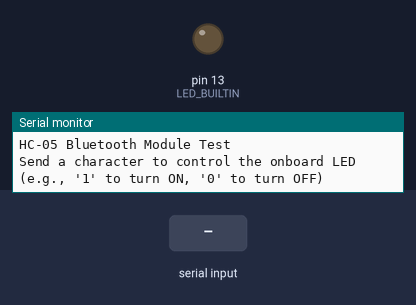
This sketch was run on a simulated Arduino Uno, built with avr-gcc and run on an emulated ATmega328P. On the bench: output pins drawn as LEDs (lit = HIGH), the last lines printed to the serial monitor. The inputs (shaded band) are chosen by the test bench.

Above: at 1.2 s.
1.3 s: "1" received over the second serial link
At 2.5 s:
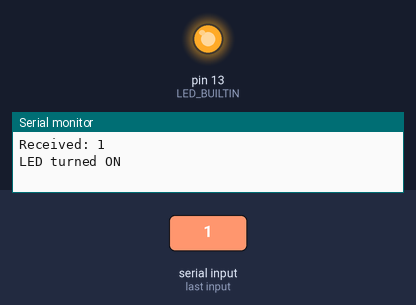
2.8 s: "0" received over the second serial link
At 3.6 s:
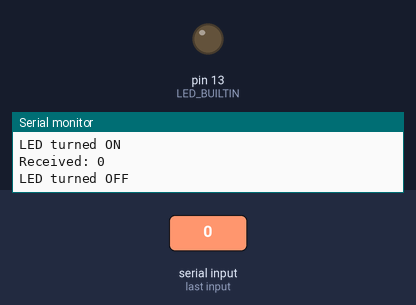
Timing chart, 0 to 5.8 s (numbered marks = the images above; inputs shaded):
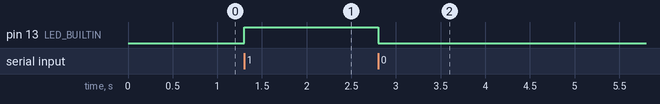

The sketch:

38_bluetooth_hc05.ino
```cpp
// Project 38: Bluetooth HC-05 Module
// This project demonstrates how to communicate between an Arduino and a smartphone
// using the HC-05 Bluetooth module.

#include <SoftwareSerial.h>

// Initialize SoftwareSerial on pins 10 (RX) and 11 (TX)
SoftwareSerial BTSerial(10, 11);

void setup() {
  // Start the hardware serial port
  Serial.begin(9600);
  Serial.println("HC-05 Bluetooth Module Test");
  Serial.println("Send a character to control the onboard LED (e.g., '1' to turn ON, '0' to turn OFF)");

  // Start the Bluetooth serial port
  BTSerial.begin(9600);

  // Set the built-in LED pin as output
  pinMode(LED_BUILTIN, OUTPUT);
}

void loop() {
  // Check if data is available from the Bluetooth module
  if (BTSerial.available()) {
    char receivedChar = BTSerial.read();
    Serial.print("Received: ");
    Serial.println(receivedChar);

    // Control the built-in LED based on the received character
    if (receivedChar == '1') {
      digitalWrite(LED_BUILTIN, HIGH);
      Serial.println("LED turned ON");
    } else if (receivedChar == '0') {
      digitalWrite(LED_BUILTIN, LOW);
      Serial.println("LED turned OFF");
    }
  }

  // Check if data is available from the hardware serial port (Serial Monitor)
  if (Serial.available()) {
    char dataToSend = Serial.read();
    BTSerial.write(dataToSend);
  }
}
```

Measured:
- after the input at 1.3 s, pin 13 (LED_BUILTIN): LOW → HIGH at once
- after the input at 2.8 s, pin 13 (LED_BUILTIN): HIGH → LOW at once
